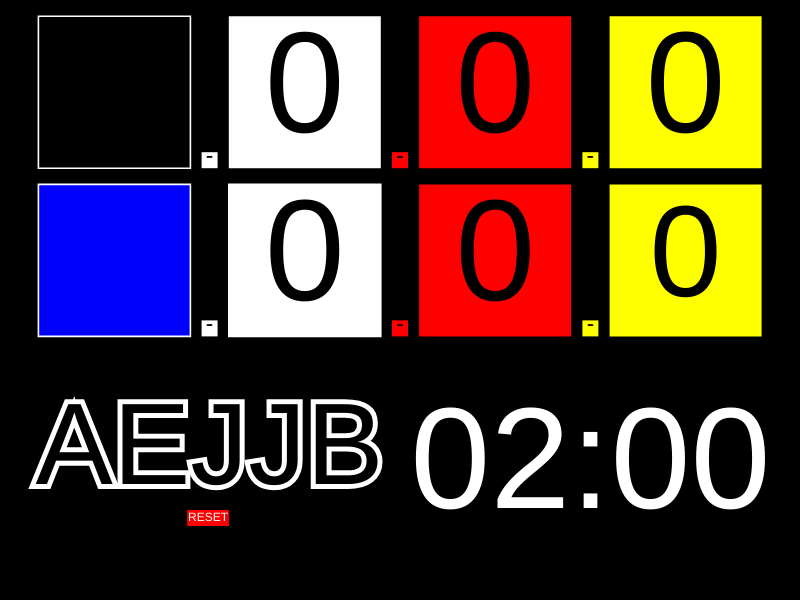
Frame 1 (no input)
Frame 60 (no input): identical to frame 1, image omitted
Frame 120 (the mouse pressed at the canvas centre since frame 60): identical to frame 1, image omitted

The p5.js sketch that drew this single still picture (run headless with seeded random() and noise() and a simulated clock; from frame 60 on, the mouse is pressed at the canvas centre):

// p5.js sketch
// ── sketch.js
var resx;
var resy;

var sizeSq;
var sizeGapX;
var sizeGapY;

function setup() {
  createCanvas(displayWidth, displayHeight);
  sizeSq = displayWidth * 0.19;
  sizeGapX = -(4*sizeSq - displayWidth)/5;
  sizeGapY = 0.027 * displayHeight;
  resx = displayWidth;
  resy = displayHeight;
}
var counterS = 0;
var counterM = 2;

var sc = "00";
var mn = "02";

var ready = true;
var count = false;

var interval;
var blimpInterval;
var blimpS = false;

var gi1Color = [0, 0, 0] ;
var gi2Color = [0, 0, 255];
var g1P = 0;
var g2P = 2;

var c1 = [0,0,0];
var c2 = [0,0,0];
var show = true;

function draw() {
  background(0);

  strokeWeight(resx * 0.002);

  stroke(255);

  textAlign(CENTER, CENTER);

  fill(gi1Color);
  rect(sizeGapX, sizeGapY, sizeSq, sizeSq);
  if(g1P == 3){
    noStroke();
    fill(255, 255, 0);
    triangle(sizeGapX + resx * 0.001, sizeGapY + resx * 0.001, sizeGapX  + resx * 0.001, sizeGapY + sizeSq  - resx * 0.001, sizeGapX + sizeSq  - resx * 0.001, sizeGapY  + resx * 0.001);
  }
  noStroke();
  fill(255);
  rect(sizeGapX*2 + sizeSq, sizeGapY, sizeSq, sizeSq);
  rect(sizeGapX + sizeSq + (sizeGapX - resx * 0.02)/2, sizeGapY + sizeSq - resx * 0.02, resx * 0.02, resx * 0.02);
  /*558, 30*/
  fill(0);
  textSize(resx * 0.0286);
  text("-", sizeGapX + sizeSq + sizeGapX/2, sizeGapY + sizeSq - resx * 0.015);
  textSize(sizeSq - resx * 0.0104);
  text(c1[0], sizeGapX*2 + sizeSq + sizeSq/2,sizeGapY+sizeSq/2);
  fill(255, 0, 0);
  rect(sizeGapX*3 + sizeSq*2, sizeGapY, sizeSq, sizeSq);
  rect(sizeGapX*2 + sizeSq*2 + (sizeGapX - resx * 0.02)/2, sizeGapY + sizeSq - resx * 0.02, resx * 0.02, resx * 0.02);
  fill(0);
  text(c1[1], sizeGapX*3 + sizeSq*2 + sizeSq/2, sizeGapY+sizeSq/2);
  textSize(resx * 0.0286);
  text("-", sizeGapX*2 + sizeSq*2 + sizeGapX/2, sizeGapY + sizeSq - resx * 0.015);
  fill(255, 255,0);
  rect(sizeGapX*4 + sizeSq*3, sizeGapY, sizeSq, sizeSq);
  rect(sizeGapX*3 + sizeSq*3 + (sizeGapX - resx * 0.02)/2, sizeGapY + sizeSq - resx * 0.02, resx * 0.02, resx * 0.02);
  fill(0);
  textSize(resx * 0.0286);
  text("-", sizeGapX*3 + sizeSq*3 + sizeGapX/2, sizeGapY + sizeSq - resx * 0.015);
  textSize(sizeSq - resx * 0.01);
  text(c1[2],sizeGapX*4 + sizeSq*3 + sizeSq/2, sizeGapY+sizeSq/2);
  fill(gi2Color);
  stroke(255);
  rect(sizeGapX, sizeGapY*2 + sizeSq, sizeSq, sizeSq);
  fill(255);
  rect(sizeGapX*2 + sizeSq,sizeGapY*2 + sizeSq, sizeSq, sizeSq);
  fill(0);
  noStroke();
  text(c2[0],  sizeGapX*2 + sizeSq + sizeSq/2, sizeGapY*2+sizeSq+sizeSq/2);
  fill(255, 0, 0);
  rect(sizeGapX*3 + sizeSq*2,sizeGapY*2 + sizeSq,sizeSq, sizeSq);
  fill(0);
  text(c2[1], sizeGapX*3 + sizeSq*2 + sizeSq/2, sizeGapY*2+sizeSq+sizeSq/2);
  fill(255, 255, 0);
  rect(sizeGapX*4 + sizeSq*3,sizeGapY*2 + sizeSq, sizeSq, sizeSq);
  fill(0);
  textSize(sizeSq - resx * 0.028);
  text(c2[2], sizeGapX*4 + sizeSq*3 + sizeSq/2, sizeGapY*2+sizeSq+sizeSq/2);
  fill(255);
  rect(sizeGapX + sizeSq + (sizeGapX - resx*0.02)/2, sizeGapY*2 + sizeSq*2 - resx*0.02, resx*0.02, resx*0.02);
  fill(255,0,0);
  rect(sizeGapX*2 + sizeSq*2 + (sizeGapX - resx*0.02)/2, sizeGapY*2 + sizeSq*2 - resx*0.02, resx*0.02, resx*0.02);
  fill(255,255,0);
  rect(sizeGapX*3 + sizeSq*3 + (sizeGapX - resx*0.02)/2, sizeGapY*2 + sizeSq*2 - resx*0.02, resx*0.02, resx*0.02);
  fill(0);
  textSize(resx * 0.028);
  text("-", sizeGapX + sizeSq + sizeGapX/2, sizeGapY*2 + sizeSq*2 - resx * 0.015);
  text("-", sizeGapX*2 + sizeSq*2 + sizeGapX/2, sizeGapY*2 + sizeSq*2 - resx * 0.015);
  text("-", sizeGapX*3 + sizeSq*3 + sizeGapX/2, sizeGapY*2 + sizeSq*2 - resx * 0.015);
  if(show){
    fill(255);
  } else {
    fill(0);
  }
  textSize(resx * 0.18);
  text(mn+":"+sc, 3*sizeGapX + 3*sizeSq + sizeGapX/2,(2*sizeGapY+2*sizeSq) + (resy - (2*sizeGapY+2*sizeSq))/2);
  textSize(resx * 0.145);
  fill(0);
  stroke(255);
  strokeWeight(10);
  text("AEJJB", sizeGapX + sizeSq + sizeGapX/2, (2*sizeGapY+2*sizeSq) + (resy - (2*sizeGapY+2*sizeSq))/2 - sizeGapY);
  noStroke();
  fill(255, 0, 0);
  rect( 2*sizeGapX + sizeSq -resx * 0.052, (2*sizeGapY+2*sizeSq) + (resy - (2*sizeGapY+2*sizeSq))/2 - sizeGapY + (resx * 0.145)/2, resx*0.0521, resx * 0.02);
  textSize(resx*0.015);
  fill(255);
  text("RESET",  2*sizeGapX + sizeSq - resx * 0.026, (2*sizeGapY+2*sizeSq) + (resy - (2*sizeGapY+2*sizeSq))/2 - sizeGapY + (resx * 0.145)/2 + (resx * 0.02)/2);
}

function mouseClicked(){
  var giColors = [[0, 0, 0], [255,255,255], [0,0,255], [255, 0, 0]]
  if(mouseX > sizeGapX && mouseX < sizeGapX + sizeSq && mouseY > sizeGapY && mouseY < sizeGapY + sizeSq){
    g1P ++;
    if(g1P === 4){
      g1P = 0;
    }
    gi1Color = giColors[g1P];
  }else if(mouseX > sizeGapX && mouseX < sizeGapX + sizeSq && mouseY > sizeGapY*2 + sizeSq && mouseY < sizeGapY*2 + sizeSq*2){
    g2P ++;
    if(g2P === 3){
      g2P = 0;
    }
    gi2Color = giColors[g2P];
  }else if(mouseX > sizeGapX*2 + sizeSq && mouseX < sizeGapX*2 + sizeSq * 2 && mouseY > sizeGapY && mouseY < sizeGapY + sizeSq){
    c1[0] ++;
  }else if(mouseX > sizeGapX*2 + sizeSq && mouseX < sizeGapX*2 + sizeSq * 2 && mouseY > sizeGapY*2 + sizeSq && mouseY < sizeGapY*2 + sizeSq*2){
    c2[0] ++;
  }else if(mouseX > sizeGapX*3 + sizeSq*2 && mouseX < sizeGapX*3 + sizeSq * 3 && mouseY > sizeGapY && mouseY < sizeGapY + sizeSq){
    c1[1]++;
  }else if(mouseX > sizeGapX*3 + sizeSq*2 && mouseX < sizeGapX*3 + sizeSq * 3 && mouseY > sizeGapY*2 + sizeSq && mouseY < sizeGapY*2 + sizeSq*2){
    c2[1]++;
  }else if(mouseX > sizeGapX*4 + sizeSq*3 && mouseX < sizeGapX*4 + sizeSq * 4 && mouseY > sizeGapY && mouseY < sizeGapY + sizeSq){
    c1[2] ++;
  }else if(mouseX > sizeGapX*4 + sizeSq*3 && mouseX < sizeGapX*4 + sizeSq * 4 && mouseY > sizeGapY*2 + sizeSq && mouseY < sizeGapY*2 + sizeSq*2){
    c2[2] ++;
  }else if(mouseX > 2*sizeGapX + sizeSq -resx * 0.052 && 2*sizeGapX + sizeSq && mouseY > (2*sizeGapY+2*sizeSq) + (resy - (2*sizeGapY+2*sizeSq))/2 - sizeGapY + (resx * 0.145)/2 && mouseY < (2*sizeGapY+2*sizeSq) + (resy - (2*sizeGapY+2*sizeSq))/2 - sizeGapY + (resx * 0.145)/2 +  resx * 0.02){
    if(!count || (!ready && counterM === 0 && counterS === 0) || ready){
      counterS = 0;
      counterM = 2;
      sc = "00";
      mn = "02";
      count = false;
      ready = true;
      show = true;
      c1 = [0,0,0];
      c1V = "00";
      c1P = "00";
      c2 = [0,0,0];
      c2V = "00";
      c2P = "00";
      clearInterval(interval);
      blimpS = false;
      clearInterval(blimpInterval);
    }
  }else if(mouseX > sizeGapX + sizeSq + (sizeGapX - 50)/2 && mouseX < sizeGapX + sizeSq + (sizeGapX - 50)/2 + 50 && mouseY > sizeGapY + sizeSq - 50 && mouseY < sizeGapY + sizeSq){
    if(c1[0] > 0){
      c1[0] --;
    }
  }else if(mouseX > sizeGapX*2 + sizeSq*2 + (sizeGapX - 50)/2 && mouseX < sizeGapX*2 + sizeSq*2 + (sizeGapX - 50)/2 + 50 && mouseY > sizeGapY + sizeSq - 50 && mouseY < sizeGapY + sizeSq){
    if(c1[1] > 0){
      c1[1] --;
    }
  }else if(mouseX > sizeGapX*3 + sizeSq*3 + (sizeGapX - 50)/2 && mouseX < sizeGapX*3 + sizeSq*3 + (sizeGapX - 50)/2 + 50 && mouseY > sizeGapY + sizeSq - 50 && mouseY < sizeGapY + sizeSq){
    if(c1[2] > 0){
      c1[2] --;
    }
  }else if(mouseX > sizeGapX + sizeSq + (sizeGapX - 50)/2 && mouseX < sizeGapX + sizeSq + (sizeGapX - 50)/2 + 50 && mouseY > sizeGapY*2 + sizeSq*2 - 50 && mouseY < sizeGapY*2 + sizeSq*2){
    if(c2[0] > 0){
      c2[0] --;
    }
  }else if(mouseX > sizeGapX*2 + sizeSq*2 + (sizeGapX - 50)/2 && mouseX < sizeGapX*2 + sizeSq*2 + (sizeGapX - 50)/2 + 50 && mouseY > sizeGapY*2 + sizeSq*2 - 50 && mouseY < sizeGapY*2 + sizeSq*2){
    if(c2[1] > 0){
      c2[1] --;
    }
  }else if(mouseX > sizeGapX*3 + sizeSq*3 + (sizeGapX - 50)/2 && mouseX < sizeGapX*3 + sizeSq*3 + (sizeGapX - 50)/2 + 50 && mouseY > sizeGapY*2 + sizeSq*2 - 50 && mouseY < sizeGapY*2 + sizeSq*2){
    if(c2[2] > 0){
      c2[2] --;
    }
  }

}

function keyPressed(){
  if(keyCode == 32){/*SPACE*/
    if((!ready && counterM === 0 && counterS === 0)||ready){
      counterS = 0;
      counterM = 2;
      sc = "00";
      mn = "02";
      count = false;
      ready = true;
      show = true;
      c1 = [0,0,0];
      c1V = "00";
      c1P = "00";
      c2 = [0,0,0];
      c2V = "00";
      c2P = "00";
      clearInterval(interval);
      blimpS = false;
      clearInterval(blimpInterval);
    }
  }else if(keyCode == 80){/*P*/
    if(count == false){
      ready = false;
      count = true;
      interval = setInterval(timeIt, 1000);
    } else {
      ready = false;
      clearInterval(interval);
      count = false;
    }
  }else if(keyCode == 38){
    if(count == false && ready == true){
      counterM ++;
      if(counterM == 11){
        counterM = 2;
      }
      if(counterM.toString().length == 1){
        mn = "0" + counterM.toString();
      } else {
        mn = counterM.toString();
      }
    }
  }else if(keyCode == 40){
    if(count == false && ready == true){
      counterM --;
      if(counterM == 1){
        counterM = 10;
      }
      if(counterM.toString().length == 1){
        mn = "0" + counterM.toString();
      } else {
        mn = counterM.toString();
      }
    }
  }
}

function timeIt(){
  if((counterM > 0) || (counterM == 0 && counterS > 0)){
    counterS --;
    ready = false;
  }
  if(counterS == -1){
    counterM --;
    counterS = 59;
  }
  if(counterS.toString().length == 1){
    sc = "0" + counterS.toString();
  } else {
    sc = counterS.toString();
  }
  if(counterM.toString().length == 1){
    mn = "0" + counterM.toString();
  } else {
    mn = counterM.toString();
  }
  if(counterM == 0 && counterS == 0 && blimpS == false){
    blimpS = true;
    blimpInterval = setInterval(blimp, 100);
  }
}

function blimp(){
  if(show == true){
    show = false;
  }else{
    show = true;
  }
}
